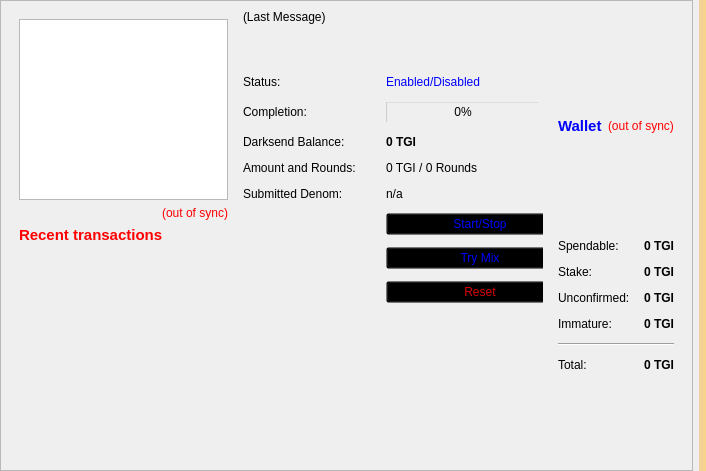
<?xml version="1.0" encoding="UTF-8"?>
<ui version="4.0">
 <class>OverviewPage</class>
 <widget class="QWidget" name="OverviewPage">
  <property name="geometry">
   <rect>
    <x>0</x>
    <y>0</y>
    <width>706</width>
    <height>471</height>
   </rect>
  </property>
  <property name="windowTitle">
   <string>Form</string>
  </property>
  <property name="styleSheet">
   <string notr="true">background-image: url(:/images/bkg);</string>
  </property>
  <layout class="QHBoxLayout" name="horizontalLayout_3">
   <property name="leftMargin">
    <number>0</number>
   </property>
   <property name="topMargin">
    <number>0</number>
   </property>
   <property name="rightMargin">
    <number>0</number>
   </property>
   <property name="bottomMargin">
    <number>0</number>
   </property>
   <item>
    <widget class="QScrollArea" name="scrollArea">
     <property name="widgetResizable">
      <bool>true</bool>
     </property>
     <widget class="QWidget" name="scrollAreaWidgetContents">
      <property name="geometry">
       <rect>
        <x>0</x>
        <y>0</y>
        <width>687</width>
        <height>469</height>
       </rect>
      </property>
      <layout class="QGridLayout" name="horizontalLayout">
       <item row="0" column="0">
        <widget class="QWidget" name="widget_2" native="true">
         <layout class="QVBoxLayout" name="verticalLayout">
          <item>
           <layout class="QVBoxLayout" name="verticalLayout_6">
            <item>
             <widget class="QTreeView" name="treeView"/>
            </item>
            <item>
             <widget class="QLabel" name="labelTransactionsStatus">
              <property name="toolTip">
               <string>The displayed information may be out of date. Your wallet automatically synchronizes with the Taghi network after a connection is established, but this process has not completed yet.</string>
              </property>
              <property name="styleSheet">
               <string notr="true">QLabel { color: red; }</string>
              </property>
              <property name="text">
               <string notr="true">&lt;html&gt;&lt;head/&gt;&lt;body&gt;&lt;p&gt;&lt;span style=&quot; color:#ff0000;&quot;&gt;(out of sync)&lt;/span&gt;&lt;/p&gt;&lt;/body&gt;&lt;/html&gt;</string>
              </property>
              <property name="alignment">
               <set>Qt::AlignRight|Qt::AlignTrailing|Qt::AlignVCenter</set>
              </property>
             </widget>
            </item>
            <item>
             <widget class="QLabel" name="label_4">
              <property name="font">
               <font>
                <pointsize>11</pointsize>
                <weight>75</weight>
                <bold>true</bold>
               </font>
              </property>
              <property name="text">
               <string>&lt;html&gt;&lt;head/&gt;&lt;body&gt;&lt;p&gt;&lt;span style=&quot; color:#ff0000;&quot;&gt;Recent transactions&lt;/span&gt;&lt;/p&gt;&lt;/body&gt;&lt;/html&gt;</string>
              </property>
             </widget>
            </item>
            <item>
             <spacer name="horizontalSpacer">
              <property name="orientation">
               <enum>Qt::Horizontal</enum>
              </property>
              <property name="sizeHint" stdset="0">
               <size>
                <width>40</width>
                <height>20</height>
               </size>
              </property>
             </spacer>
            </item>
            <item>
             <widget class="QListView" name="listTransactions">
              <property name="styleSheet">
               <string notr="true">QListView { background: transparent; }</string>
              </property>
              <property name="frameShape">
               <enum>QFrame::NoFrame</enum>
              </property>
              <property name="verticalScrollBarPolicy">
               <enum>Qt::ScrollBarAlwaysOff</enum>
              </property>
              <property name="horizontalScrollBarPolicy">
               <enum>Qt::ScrollBarAlwaysOff</enum>
              </property>
              <property name="selectionMode">
               <enum>QAbstractItemView::NoSelection</enum>
              </property>
             </widget>
            </item>
           </layout>
          </item>
         </layout>
        </widget>
       </item>
       <item row="0" column="3">
        <layout class="QVBoxLayout" name="verticalLayout_2">
         <item>
          <widget class="QWidget" name="widget" native="true">
           <layout class="QVBoxLayout" name="verticalLayout_4">
            <item>
             <layout class="QHBoxLayout" name="horizontalLayout_4">
              <item>
               <widget class="QLabel" name="label_5">
                <property name="font">
                 <font>
                  <pointsize>11</pointsize>
                  <weight>75</weight>
                  <bold>true</bold>
                 </font>
                </property>
                <property name="styleSheet">
                 <string notr="true">color: rgb(0, 0, 255);</string>
                </property>
                <property name="text">
                 <string>Wallet</string>
                </property>
               </widget>
              </item>
              <item>
               <widget class="QLabel" name="labelWalletStatus">
                <property name="toolTip">
                 <string>The displayed information may be out of date. Your wallet automatically synchronizes with the Taghi network after a connection is established, but this process has not completed yet.</string>
                </property>
                <property name="styleSheet">
                 <string notr="true">QLabel { color: red; }</string>
                </property>
                <property name="text">
                 <string notr="true">(out of sync)</string>
                </property>
                <property name="alignment">
                 <set>Qt::AlignLeading|Qt::AlignLeft|Qt::AlignVCenter</set>
                </property>
               </widget>
              </item>
              <item>
               <spacer name="horizontalSpacer_2">
                <property name="orientation">
                 <enum>Qt::Horizontal</enum>
                </property>
                <property name="sizeHint" stdset="0">
                 <size>
                  <width>40</width>
                  <height>20</height>
                 </size>
                </property>
               </spacer>
              </item>
             </layout>
            </item>
            <item>
             <layout class="QFormLayout" name="formLayout_2">
              <property name="fieldGrowthPolicy">
               <enum>QFormLayout::AllNonFixedFieldsGrow</enum>
              </property>
              <property name="horizontalSpacing">
               <number>12</number>
              </property>
              <property name="verticalSpacing">
               <number>12</number>
              </property>
              <item row="0" column="0">
               <widget class="QLabel" name="label">
                <property name="text">
                 <string>Spendable:</string>
                </property>
               </widget>
              </item>
              <item row="0" column="1">
               <widget class="QLabel" name="labelBalance">
                <property name="font">
                 <font>
                  <weight>75</weight>
                  <bold>true</bold>
                 </font>
                </property>
                <property name="cursor">
                 <cursorShape>IBeamCursor</cursorShape>
                </property>
                <property name="toolTip">
                 <string>Your current spendable balance</string>
                </property>
                <property name="text">
                 <string notr="true">0 TGI</string>
                </property>
                <property name="alignment">
                 <set>Qt::AlignRight|Qt::AlignTrailing|Qt::AlignVCenter</set>
                </property>
                <property name="textInteractionFlags">
                 <set>Qt::LinksAccessibleByMouse|Qt::TextSelectableByKeyboard|Qt::TextSelectableByMouse</set>
                </property>
               </widget>
              </item>
              <item row="1" column="0">
               <widget class="QLabel" name="label_6">
                <property name="text">
                 <string>Stake:</string>
                </property>
               </widget>
              </item>
              <item row="1" column="1">
               <widget class="QLabel" name="labelStake">
                <property name="font">
                 <font>
                  <weight>75</weight>
                  <bold>true</bold>
                 </font>
                </property>
                <property name="cursor">
                 <cursorShape>IBeamCursor</cursorShape>
                </property>
                <property name="toolTip">
                 <string>Total of coins that was staked, and do not yet count toward the current balance</string>
                </property>
                <property name="text">
                 <string notr="true">0 TGI</string>
                </property>
                <property name="alignment">
                 <set>Qt::AlignRight|Qt::AlignTrailing|Qt::AlignVCenter</set>
                </property>
                <property name="textInteractionFlags">
                 <set>Qt::LinksAccessibleByMouse|Qt::TextSelectableByKeyboard|Qt::TextSelectableByMouse</set>
                </property>
               </widget>
              </item>
              <item row="2" column="0">
               <widget class="QLabel" name="label_3">
                <property name="text">
                 <string>Unconfirmed:</string>
                </property>
               </widget>
              </item>
              <item row="2" column="1">
               <widget class="QLabel" name="labelUnconfirmed">
                <property name="font">
                 <font>
                  <weight>75</weight>
                  <bold>true</bold>
                 </font>
                </property>
                <property name="cursor">
                 <cursorShape>IBeamCursor</cursorShape>
                </property>
                <property name="toolTip">
                 <string>Total of transactions that have yet to be confirmed, and do not yet count toward the current balance</string>
                </property>
                <property name="text">
                 <string notr="true">0 TGI</string>
                </property>
                <property name="alignment">
                 <set>Qt::AlignRight|Qt::AlignTrailing|Qt::AlignVCenter</set>
                </property>
                <property name="textInteractionFlags">
                 <set>Qt::LinksAccessibleByMouse|Qt::TextSelectableByKeyboard|Qt::TextSelectableByMouse</set>
                </property>
               </widget>
              </item>
              <item row="3" column="0">
               <widget class="QLabel" name="labelImmatureText">
                <property name="text">
                 <string>Immature:</string>
                </property>
               </widget>
              </item>
              <item row="3" column="1">
               <widget class="QLabel" name="labelImmature">
                <property name="font">
                 <font>
                  <weight>75</weight>
                  <bold>true</bold>
                 </font>
                </property>
                <property name="toolTip">
                 <string>Mined balance that has not yet matured</string>
                </property>
                <property name="text">
                 <string notr="true">0 TGI</string>
                </property>
                <property name="alignment">
                 <set>Qt::AlignRight|Qt::AlignTrailing|Qt::AlignVCenter</set>
                </property>
                <property name="textInteractionFlags">
                 <set>Qt::LinksAccessibleByMouse|Qt::TextSelectableByKeyboard|Qt::TextSelectableByMouse</set>
                </property>
               </widget>
              </item>
              <item row="4" column="0" colspan="2">
               <widget class="Line" name="line">
                <property name="orientation">
                 <enum>Qt::Horizontal</enum>
                </property>
               </widget>
              </item>
              <item row="5" column="0">
               <widget class="QLabel" name="labelTotalText">
                <property name="text">
                 <string>Total:</string>
                </property>
               </widget>
              </item>
              <item row="5" column="1">
               <widget class="QLabel" name="labelTotal">
                <property name="font">
                 <font>
                  <weight>75</weight>
                  <bold>true</bold>
                 </font>
                </property>
                <property name="cursor">
                 <cursorShape>IBeamCursor</cursorShape>
                </property>
                <property name="toolTip">
                 <string>Your current total balance</string>
                </property>
                <property name="text">
                 <string notr="true">&lt;html&gt;&lt;head/&gt;&lt;body&gt;&lt;p&gt;0 TGI&lt;/p&gt;&lt;/body&gt;&lt;/html&gt;</string>
                </property>
                <property name="alignment">
                 <set>Qt::AlignRight|Qt::AlignTrailing|Qt::AlignVCenter</set>
                </property>
                <property name="textInteractionFlags">
                 <set>Qt::LinksAccessibleByMouse|Qt::TextSelectableByKeyboard|Qt::TextSelectableByMouse</set>
                </property>
               </widget>
              </item>
             </layout>
            </item>
           </layout>
          </widget>
         </item>
        </layout>
       </item>
       <item row="0" column="1">
        <widget class="QFrame" name="frameDarksend">
         <property name="sizePolicy">
          <sizepolicy hsizetype="MinimumExpanding" vsizetype="MinimumExpanding">
           <horstretch>0</horstretch>
           <verstretch>0</verstretch>
          </sizepolicy>
         </property>
         <property name="minimumSize">
          <size>
           <width>300</width>
           <height>261</height>
          </size>
         </property>
         <property name="styleSheet">
          <string notr="true">background:transparent;</string>
         </property>
         <property name="frameShape">
          <enum>QFrame::StyledPanel</enum>
         </property>
         <property name="frameShadow">
          <enum>QFrame::Raised</enum>
         </property>
         <widget class="QWidget" name="verticalLayoutWidget">
          <property name="geometry">
           <rect>
            <x>0</x>
            <y>0</y>
            <width>331</width>
            <height>305</height>
           </rect>
          </property>
          <layout class="QVBoxLayout" name="verticalLayout_5">
           <item>
            <widget class="QLabel" name="darksendStatus">
             <property name="minimumSize">
              <size>
               <width>288</width>
               <height>43</height>
              </size>
             </property>
             <property name="styleSheet">
              <string notr="true">color: rgb(0, 0, 0);</string>
             </property>
             <property name="text">
              <string>(Last Message)</string>
             </property>
             <property name="alignment">
              <set>Qt::AlignLeading|Qt::AlignLeft|Qt::AlignTop</set>
             </property>
             <property name="wordWrap">
              <bool>true</bool>
             </property>
            </widget>
           </item>
           <item>
            <layout class="QFormLayout" name="formLayout">
             <property name="fieldGrowthPolicy">
              <enum>QFormLayout::AllNonFixedFieldsGrow</enum>
             </property>
             <property name="horizontalSpacing">
              <number>30</number>
             </property>
             <property name="verticalSpacing">
              <number>12</number>
             </property>
             <item row="0" column="0">
              <widget class="QLabel" name="label_6">
               <property name="text">
                <string>Status:</string>
               </property>
              </widget>
             </item>
             <item row="0" column="1">
              <widget class="QLabel" name="darksendEnabled">
               <property name="styleSheet">
                <string notr="true">color: rgb(0, 0, 255);</string>
               </property>
               <property name="text">
                <string>Enabled/Disabled</string>
               </property>
              </widget>
             </item>
             <item row="1" column="0">
              <widget class="QLabel" name="label_7">
               <property name="styleSheet">
                <string notr="true">color: rgb(0, 0, 0);</string>
               </property>
               <property name="text">
                <string>Completion:</string>
               </property>
              </widget>
             </item>
             <item row="1" column="1">
              <widget class="QProgressBar" name="darksendProgress">
               <property name="maximumSize">
                <size>
                 <width>154</width>
                 <height>16777215</height>
                </size>
               </property>
               <property name="styleSheet">
                <string notr="true">background:transparent;</string>
               </property>
               <property name="value">
                <number>0</number>
               </property>
              </widget>
             </item>
             <item row="2" column="0">
              <widget class="QLabel" name="labelAnonymizedText">
               <property name="styleSheet">
                <string notr="true">color: rgb(0, 0, 0);</string>
               </property>
               <property name="text">
                <string>Darksend Balance:</string>
               </property>
              </widget>
             </item>
             <item row="2" column="1">
              <widget class="QLabel" name="labelAnonymized">
               <property name="font">
                <font>
                 <weight>75</weight>
                 <bold>true</bold>
                </font>
               </property>
               <property name="styleSheet">
                <string notr="true">color: rgb(0, 0, 0);</string>
               </property>
               <property name="text">
                <string>0 TGI</string>
               </property>
              </widget>
             </item>
             <item row="3" column="0">
              <widget class="QLabel" name="label_8">
               <property name="styleSheet">
                <string notr="true">color: rgb(0, 0, 0);</string>
               </property>
               <property name="text">
                <string>Amount and Rounds:</string>
               </property>
              </widget>
             </item>
             <item row="3" column="1">
              <widget class="QLabel" name="labelAmountRounds">
               <property name="styleSheet">
                <string notr="true">color: rgb(0, 0, 0);</string>
               </property>
               <property name="text">
                <string>0 TGI / 0 Rounds</string>
               </property>
              </widget>
             </item>
             <item row="4" column="0">
              <widget class="QLabel" name="label_9">
               <property name="styleSheet">
                <string notr="true">color: rgb(0, 0, 0);</string>
               </property>
               <property name="text">
                <string>Submitted Denom:</string>
               </property>
              </widget>
             </item>
             <item row="4" column="1">
              <widget class="QLabel" name="labelSubmittedDenom">
               <property name="statusTip">
                <string>The denominations you submitted to the Adrenaline Node. To mix, other users must submit the exact same denominations.</string>
               </property>
               <property name="styleSheet">
                <string notr="true">color: rgb(0, 0, 0);</string>
               </property>
               <property name="text">
                <string>n/a</string>
               </property>
              </widget>
             </item>
             <item row="9" column="1">
              <layout class="QHBoxLayout" name="horizontalLayout_2"/>
             </item>
             <item row="8" column="0">
              <layout class="QVBoxLayout" name="verticalLayout_3"/>
             </item>
             <item row="7" column="1">
              <widget class="QPushButton" name="darksendAuto">
               <property name="sizePolicy">
                <sizepolicy hsizetype="MinimumExpanding" vsizetype="Fixed">
                 <horstretch>0</horstretch>
                 <verstretch>0</verstretch>
                </sizepolicy>
               </property>
               <property name="toolTip">
                <string>Try to manually submit a Darksend request.</string>
               </property>
               <property name="styleSheet">
                <string notr="true">color: rgb(0, 0, 255);</string>
               </property>
               <property name="text">
                <string>Try Mix</string>
               </property>
              </widget>
             </item>
             <item row="5" column="1">
              <widget class="QPushButton" name="toggleDarksend">
               <property name="sizePolicy">
                <sizepolicy hsizetype="MinimumExpanding" vsizetype="Fixed">
                 <horstretch>0</horstretch>
                 <verstretch>0</verstretch>
                </sizepolicy>
               </property>
               <property name="styleSheet">
                <string notr="true">color: rgb(0, 0, 255);</string>
               </property>
               <property name="text">
                <string>Start/Stop</string>
               </property>
              </widget>
             </item>
             <item row="8" column="1">
              <widget class="QPushButton" name="darksendReset">
               <property name="sizePolicy">
                <sizepolicy hsizetype="MinimumExpanding" vsizetype="Fixed">
                 <horstretch>0</horstretch>
                 <verstretch>0</verstretch>
                </sizepolicy>
               </property>
               <property name="toolTip">
                <string>Reset the current status of Darksend (can interrupt Darksend if it's in the process of Mixing, which can cost you money!)</string>
               </property>
               <property name="autoFillBackground">
                <bool>false</bool>
               </property>
               <property name="styleSheet">
                <string notr="true">color: rgb(217, 0, 7);</string>
               </property>
               <property name="text">
                <string>Reset</string>
               </property>
              </widget>
             </item>
            </layout>
           </item>
          </layout>
         </widget>
        </widget>
       </item>
      </layout>
     </widget>
    </widget>
   </item>
   <item>
    <widget class="QLabel" name="labelAlerts">
     <property name="visible">
      <bool>true</bool>
     </property>
     <property name="styleSheet">
      <string notr="true">background-color: qlineargradient(x1: 0, y1: 0, x2: 1, y2: 0, stop:0 #F0D0A0, stop:1 #F8D488);  color:#000000
</string>
     </property>
     <property name="wordWrap">
      <bool>true</bool>
     </property>
     <property name="margin">
      <number>3</number>
     </property>
    </widget>
   </item>
  </layout>
 </widget>
 <resources/>
 <connections/>
</ui>
